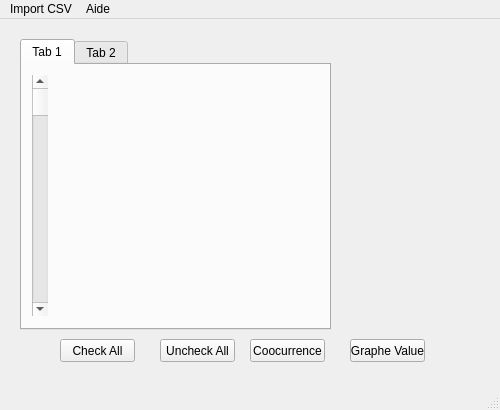
<?xml version="1.0" encoding="UTF-8"?>
<ui version="4.0">
 <class>PLHMAP</class>
 <widget class="QMainWindow" name="PLHMAP">
  <property name="geometry">
   <rect>
    <x>0</x>
    <y>0</y>
    <width>500</width>
    <height>410</height>
   </rect>
  </property>
  <property name="windowTitle">
   <string>PLH / MAP</string>
  </property>
  <widget class="QWidget" name="centralwidget">
   <widget class="QPushButton" name="pushButton">
    <property name="geometry">
     <rect>
      <x>60</x>
      <y>320</y>
      <width>75</width>
      <height>23</height>
     </rect>
    </property>
    <property name="text">
     <string>Check All</string>
    </property>
   </widget>
   <widget class="QPushButton" name="pushButton_2">
    <property name="geometry">
     <rect>
      <x>160</x>
      <y>320</y>
      <width>75</width>
      <height>23</height>
     </rect>
    </property>
    <property name="text">
     <string>Uncheck All</string>
    </property>
   </widget>
   <widget class="QPushButton" name="pushButton_3">
    <property name="geometry">
     <rect>
      <x>250</x>
      <y>320</y>
      <width>75</width>
      <height>23</height>
     </rect>
    </property>
    <property name="text">
     <string>Coocurrence</string>
    </property>
   </widget>
   <widget class="QPushButton" name="pushButton_4">
    <property name="geometry">
     <rect>
      <x>350</x>
      <y>320</y>
      <width>75</width>
      <height>23</height>
     </rect>
    </property>
    <property name="text">
     <string>Graphe Value</string>
    </property>
   </widget>
   <widget class="QTabWidget" name="tabWidget">
    <property name="geometry">
     <rect>
      <x>20</x>
      <y>20</y>
      <width>311</width>
      <height>291</height>
     </rect>
    </property>
    <property name="currentIndex">
     <number>0</number>
    </property>
    <widget class="QWidget" name="tab">
     <attribute name="title">
      <string>Tab 1</string>
     </attribute>
     <widget class="QScrollBar" name="verticalScrollBar_2">
      <property name="geometry">
       <rect>
        <x>10</x>
        <y>10</y>
        <width>16</width>
        <height>241</height>
       </rect>
      </property>
      <property name="orientation">
       <enum>Qt::Vertical</enum>
      </property>
     </widget>
    </widget>
    <widget class="QWidget" name="tab_2">
     <attribute name="title">
      <string>Tab 2</string>
     </attribute>
     <widget class="QScrollBar" name="verticalScrollBar">
      <property name="geometry">
       <rect>
        <x>10</x>
        <y>10</y>
        <width>16</width>
        <height>241</height>
       </rect>
      </property>
      <property name="orientation">
       <enum>Qt::Vertical</enum>
      </property>
     </widget>
    </widget>
   </widget>
  </widget>
  <widget class="QStatusBar" name="statusbar"/>
  <widget class="QMenuBar" name="menubar">
   <property name="geometry">
    <rect>
     <x>0</x>
     <y>0</y>
     <width>500</width>
     <height>21</height>
    </rect>
   </property>
   <widget class="QMenu" name="menuImport_CSV">
    <property name="title">
     <string>Import CSV</string>
    </property>
   </widget>
   <widget class="QMenu" name="menuAide">
    <property name="title">
     <string>Aide</string>
    </property>
   </widget>
   <addaction name="menuImport_CSV"/>
   <addaction name="menuAide"/>
  </widget>
 </widget>
 <resources/>
 <connections/>
</ui>
